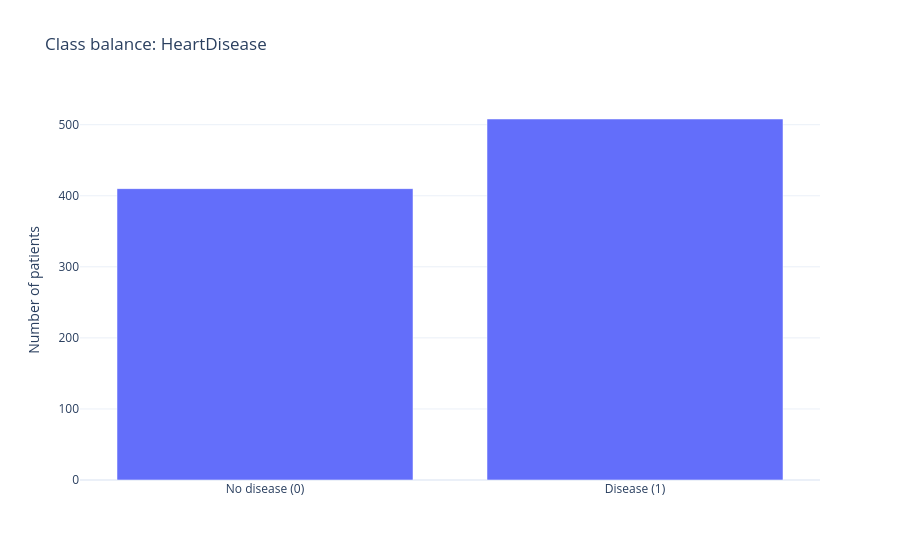

Source (notebook cell):
### Markdown cell above
<details>
<summary>Show code</summary>

```python
class_counts = heart_df["HeartDisease"].value_counts().sort_index()

class_balance_figure = go.Figure()
class_balance_figure.add_trace(
    go.Bar(x=["No disease (0)", "Disease (1)"], y=class_counts.values)
)
class_balance_figure.update_layout(
    title="Class balance: HeartDisease",
    yaxis_title="Number of patients",
    template="plotly_white",
)
class_balance_figure.show()
```

</details>

### Code cell
class_counts = heart_df["HeartDisease"].value_counts().sort_index()

class_balance_figure = go.Figure()
class_balance_figure.add_trace(
    go.Bar(x=["No disease (0)", "Disease (1)"], y=class_counts.values)
)
class_balance_figure.update_layout(
    title="Class balance: HeartDisease",
    yaxis_title="Number of patients",
    template="plotly_white",
)
class_balance_figure.show()

### Figure 1 — Plotly figure (JSON) as saved in the notebook; plotly's stock layout.template omitted (floating-point values rounded to 4 significant figures)
{"data": [{"type": "bar", "x": ["No disease (0)", "Disease (1)"], "y": [410, 508]}], "layout": {"title": {"text": "Class balance: HeartDisease"}, "yaxis": {"title": {"text": "Number of patients"}}}}
